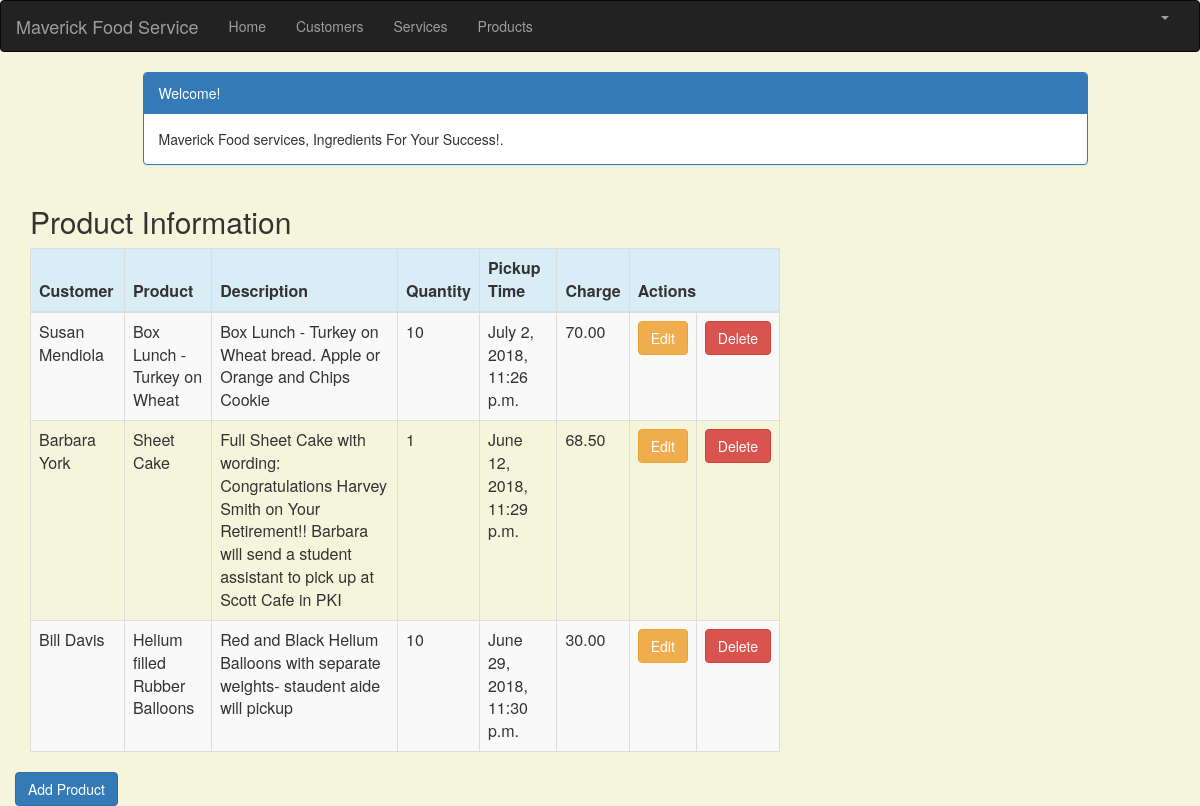
The page /product_list (signed in) on the database its author committed.
### crm/models.py (models this page shows, shortened)
class Product(models.Model):
    cust_name = models.ForeignKey(Customer, on_delete=models.CASCADE, related_name='products')
    product = models.CharField(max_length=100)
    p_description = models.TextField()
    quantity = models.IntegerField()
    pickup_time = models.DateTimeField(
        default=timezone.now)
    charge = models.DecimalField(max_digits=10, decimal_places=2)
    created_date = models.DateTimeField(
        default=timezone.now)
    updated_date = models.DateTimeField(auto_now_add=True)

class Customer(models.Model):
    cust_name = models.CharField(max_length=50)
    organization = models.CharField(max_length=100, blank=True)
    role = models.CharField(max_length=100)
    email = models.EmailField(max_length=100)
    bldgroom = models.CharField(max_length=100)
    address = models.CharField(max_length=200)
    account_number = models.IntegerField(blank=False, null=False)
    city = models.CharField(max_length=50)
    state = models.CharField(max_length=50)
    zipcode = models.CharField(max_length=10)
    phone_number = models.CharField(max_length=50)
    created_date = models.DateTimeField(
        default=timezone.now)
    updated_date = models.DateTimeField(auto_now_add=True)
    def __str__(self):
        return str(self.cust_name)

### crm/views.py (the view)
# urls.py: path('product_list', views.product_list, name='product_list'),
@login_required
def product_list(request):
    products = Product.objects.filter(created_date__lte=timezone.now())
    return render(request, 'crm/product_list.html', {'products': products})

### crm/templates/crm/product_list.html (shortened to what this page needs)
{% extends 'crm/base.html' %}
{% block content %}
    <html>
    <head>
        <link rel="stylesheet" href="https://maxcdn.bootstrapcdn.com/bootstrap/3.3.4/css/bootstrap.min.css">
    </head>
    <body>
    <div class="container">
        <div class="row">
            <div class="col-md-10 col-md-offset-1">
                <div class="panel panel-primary">
                    <div class="panel-heading">Welcome!</div>
                    <div class="panel-body">
                        Maverick Food services, Ingredients For Your Success!.
                    </div>
                </div>
            </div>
        </div>
    </div>
    <div class="row">
        <h2 style="padding-left: 15Px">Product Information</h2>
    </div>
    <div>
        <table class="table table-striped table-bordered table-hover">
            <thead>
            <tr class="bg-info">
                <th>Customer</th>
                <th>Product </th>
                <th>Description</th>
                <th>Quantity</th>
                <th>Pickup Time</th>
                <th>Charge</th>
                <th colspan="3">Actions</th>
            </tr>
            </thead>
            <tbody>
            {% for product in products %}
                <tr>
                    <td>{{ product.cust_name }}</td>
                    <td>{{ product.product }}</td>
                     <td>{{ product.p_description }}</td>
                    <td>{{ product.quantity }}</td>
                    <td>{{ product.pickup_time }}</td>
                    <td>{{ product.charge }}</td>
                     <td><a href="{% url 'crm:product_edit' pk=product.pk %}"
                           class="btn btn-warning">Edit</a></td>
                    <td><a href="{% url 'crm:product_delete' pk=product.pk %}"
                           onclick="return confirm('Are you sure you want to delete?')"
                           class="btn btn-danger">Delete</a>
                    </td>
                </tr>
            {% endfor %}
            </tbody>
        </table>
     <div class="row">
            <a href="{% url 'crm:product_new' %}" class="row"><span
                    class="btn btn-primary">Add Product</span></a>
        </div>
    </div>
    </body>
    </html>
{% endblock %}

### crm/templates/crm/product_list.html (style rules this page uses)
body { background-color: beige; }

### rows shown on the page
Product: cust_name "Susan Mendiola", product "Box Lunch - Turkey on Wheat", p_description "Box Lunch - Turkey on Wheat bread. Apple or Orange and Chips Cookie", quantity "10", pickup_time "July 2, 2018, 11:26 p.m.", charge "70.00"
Product: cust_name "Barbara York", product "Sheet Cake", p_description "Full Sheet Cake with wording: Congratulations Harvey Smith on Your Retirement!! Barbara will send a student assistant to pick up at Scott Cafe in PKI", quantity "1", pickup_time "June 12, 2018, 11:29 p.m.", charge "68.50"
Product: cust_name "Bill Davis", product "Helium filled Rubber Balloons", p_description "Red and Black Helium Balloons with separate weights- staudent aide will pickup", quantity "10", pickup_time "June 29, 2018, 11:30 p.m.", charge "30.00"
